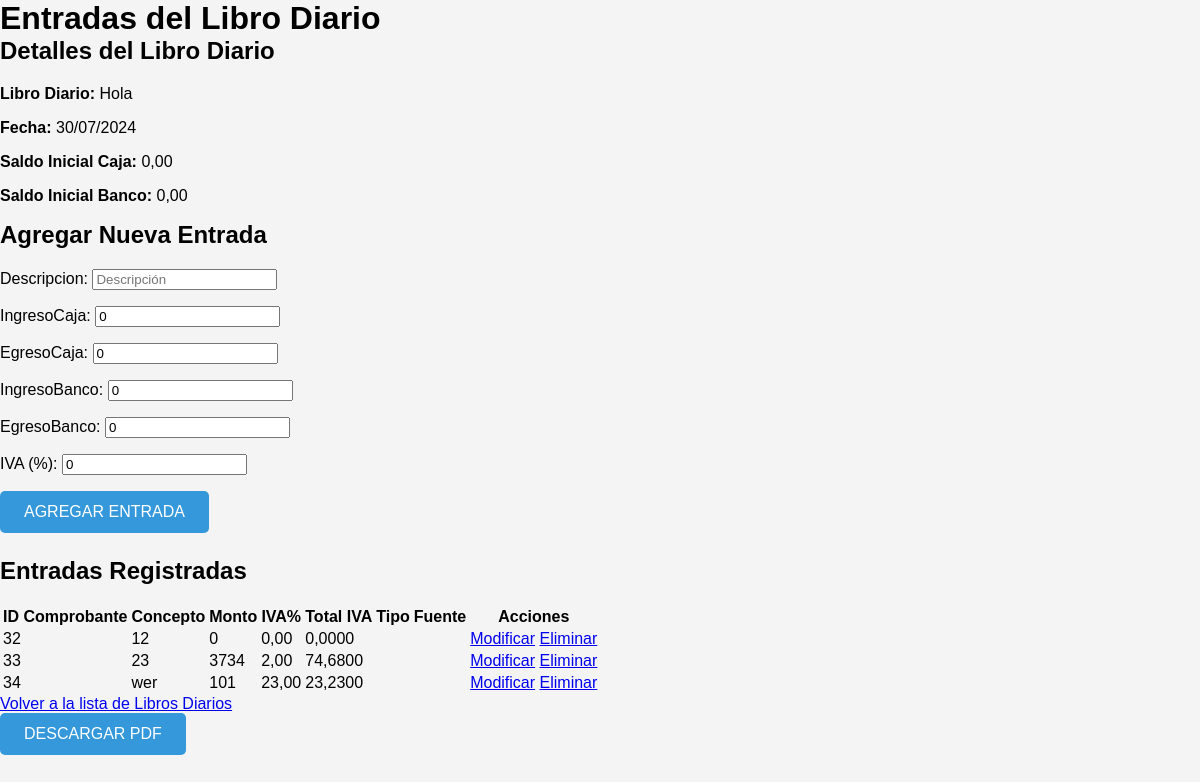
The app's page /entrada/17/ with its own data.
### AplicacionLibro/models.py (models this page shows, shortened)
class LibroDiario(models.Model):
    fecha = models.DateField()
    descripcion = models.CharField(max_length=100)
    saldoInicialCaja = models.DecimalField(max_digits=18, decimal_places=2, default=0)
    saldoInicialBanco = models.DecimalField(max_digits=18, decimal_places=2, default=0)
    saldoFinalCaja = models.DecimalField(max_digits=18, decimal_places=2, default=0, editable=False)
    saldoFinalBanco = models.DecimalField(max_digits=18, decimal_places=2, default=0, editable=False)
    ivaIngresoTotal = models.DecimalField(max_digits=18, decimal_places=2, default=0, editable=False)
    ivaEgresoTotal = models.DecimalField(max_digits=18, decimal_places=2, default=0, editable=False)
    def __str__(self):
        return self.descripcion

class EntradaDiario(models.Model):
    descripcion = models.CharField(max_length=255)
    ingresoCaja = models.DecimalField(max_digits=10, decimal_places=2, default=0)
    egresoCaja = models.DecimalField(max_digits=10, decimal_places=2, default=0)
    ingresoBanco = models.DecimalField(max_digits=10, decimal_places=2, default=0)
    egresoBanco = models.DecimalField(max_digits=10, decimal_places=2, default=0)
    iva = models.DecimalField(max_digits=5, decimal_places=2, default=0)  # IVA en porcentaje
    ivaIngreso = models.DecimalField(max_digits=10, decimal_places=2, default=0, editable=False)
    ivaEgreso = models.DecimalField(max_digits=10, decimal_places=2, default=0, editable=False)
    libroDiario = models.ForeignKey('LibroDiario', on_delete=models.CASCADE)
    fecha = models.DateField()
    @property
    def monto(self):
        return self.ingresoCaja + self.egresoCaja + self.ingresoBanco + self.egresoBanco
    @property
    def iva_total(self):
        return (self.monto * self.iva) / 100

### AplicacionLibro/views.py (the view)
# urls.py: path('entrada/<int:libro_diario_id>/', views.entrada_diario, name='entrada_diario'),
def entrada_diario(request, libro_diario_id):
    libro_diario = get_object_or_404(LibroDiario, id=libro_diario_id)
    if request.method == 'POST':
        form = EntradaDiarioForm(request.POST)
        if form.is_valid():
            entrada_diario = form.save(commit=False)
            entrada_diario.libroDiario = libro_diario
            entrada_diario.fecha = libro_diario.fecha
            entrada_diario.save()
            libro_diario.calcular_saldo_final()
            libro_diario.save()
            return redirect('entrada_diario', libro_diario_id=libro_diario.id)
    else:
        form = EntradaDiarioForm()
    entradas = libro_diario.entradadiario_set.all().order_by('id')  # Ordenar por ID
    context = {
        'form': form,
        'libro_diario': libro_diario,
        'entradas': entradas,
    }
    return render(request, 'EntradaDiario.html', context)

### AplicacionLibro/forms.py
class EntradaDiarioForm(forms.ModelForm):
    class Meta:
        model = EntradaDiario
        exclude = ['numeroComprobante', 'ivaIngreso', 'ivaEgreso', 'fecha', 'libroDiario']  # Excluye los campos
        widgets = {
            'descripcion': forms.TextInput(attrs={'placeholder': 'Descripción'}),
            'ingresoCaja': forms.NumberInput(attrs={'placeholder': 'Ingreso Caja'}),
            'egresoCaja': forms.NumberInput(attrs={'placeholder': 'Egreso Caja'}),
            'ingresoBanco': forms.NumberInput(attrs={'placeholder': 'Ingreso Banco'}),
            'egresoBanco': forms.NumberInput(attrs={'placeholder': 'Egreso Banco'}),
            'iva': forms.NumberInput(attrs={'placeholder': 'IVA (%)'})
        }
    iva = forms.DecimalField(max_digits=5, decimal_places=2, initial=0, label='IVA (%)')

### templates/EntradaDiario.html (shortened to what this page needs)
{% load static %}
<!DOCTYPE html>
<html lang="es">
<head>
    <link rel="stylesheet" type="text/css" href="{% static 'css/entrada_diario.css' %}">
</head>
<body>
    <div id="content">
        <h1>Entradas del Libro Diario</h1>
        <div>
            <h2>Detalles del Libro Diario</h2>
            <p><strong>Libro Diario:</strong> {{ libro_diario }}</p>
            <p><strong>Fecha:</strong> {{ libro_diario.fecha|date:"d/m/Y" }}</p>
            <p><strong>Saldo Inicial Caja:</strong> {{ libro_diario.saldoInicialCaja }}</p>
            <p><strong>Saldo Inicial Banco:</strong> {{ libro_diario.saldoInicialBanco }}</p>
        </div>
        <div>
            <h2>Agregar Nueva Entrada</h2>
            <form method="post">
                {{ form.as_p }}
                <button type="submit">Agregar Entrada</button>
            </form>
        </div>
        <div>
            <h2>Entradas Registradas</h2>
            {% if entradas %}
                <table>
                    <thead>
                        <tr>
                            <th>ID Comprobante</th>
                            <th>Concepto</th>
                            <th>Monto</th>
                            <th>IVA%</th>
                            <th>Total IVA</th>
                            <th>Tipo</th>
                            <th>Fuente</th>
                            <th>Acciones</th>
                        </tr>
                    </thead>
                    <tbody>
                        {% for entrada in entradas %}
                            <tr>
                                <td>{{ entrada.id }}</td>
                                <td>{{ entrada.descripcion }}</td>
                                <td>{{ entrada.ingresoCaja|add:entrada.egresoCaja|add:entrada.ingresoBanco|add:entrada.egresoBanco }}</td>
                                <td>{{ entrada.iva }}</td>
                                <td>{{ entrada.iva_total }}</td>
                                <td data-tipo="{% if entrada.ingresoCaja or entrada.ingresoBanco %}Ingreso{% else %}Egreso{% endif %}"></td>
                                <td data-fuente="{% if entrada.ingresoCaja or entrada.egresoCaja %}Caja{% elif entrada.ingresoBanco or entrada.egresoBanco %}Banco{% endif %}"></td>
                                <td>
                                    <a href="{% url 'modificar_entrada' entrada.id %}">Modificar</a>
                                    <a href="{% url 'eliminar_entrada' entrada.id %}" onclick="return confirm('¿Estás seguro de que quieres eliminar esta entrada?');">Eliminar</a>
                                </td>
                            </tr>
                        {% empty %}
                            <tr>
                                <td colspan="8">No hay entradas registradas.</td>
                            </tr>
                        {% endfor %}
                    </tbody>
                </table>
            {% else %}
                <p>No hay entradas registradas.</p>
            {% endif %}
        </div>
        <div>
            <a href="{% url 'libro_diario' %}">Volver a la lista de Libros Diarios</a>
        </div>
    </div>
    <button onclick="generatePDF()">Descargar PDF</button>
</body>
</html>

### static/css/entrada_diario.css (style rules this page uses)
body { font-family: Arial, sans-serif; background-color: #f4f4f4; margin: 0; padding: 0; }
h1 { margin: 0; }
h2 { margin-top: 0; }
form { margin-bottom: 1.5em; }
button { background-color: #3498db; border: none; color: #fff; padding: 0.75em 1.5em; text-transform: uppercase; border-radius: 5px; cursor: pointer; font-size: 16px; }

### records on screen
LibroDiario: descripcion "Hola", fecha "30/07/2024", saldoInicialCaja "0,00", saldoInicialBanco "0,00"
EntradaDiario: id "32", descripcion "12", ingresoCaja|add "0", iva "0,00", iva_total "0,0000"
EntradaDiario: id "33", descripcion "23", ingresoCaja|add "3734", iva "2,00", iva_total "74,6800"
EntradaDiario: id "34", descripcion "wer", ingresoCaja|add "101", iva "23,00", iva_total "23,2300"
